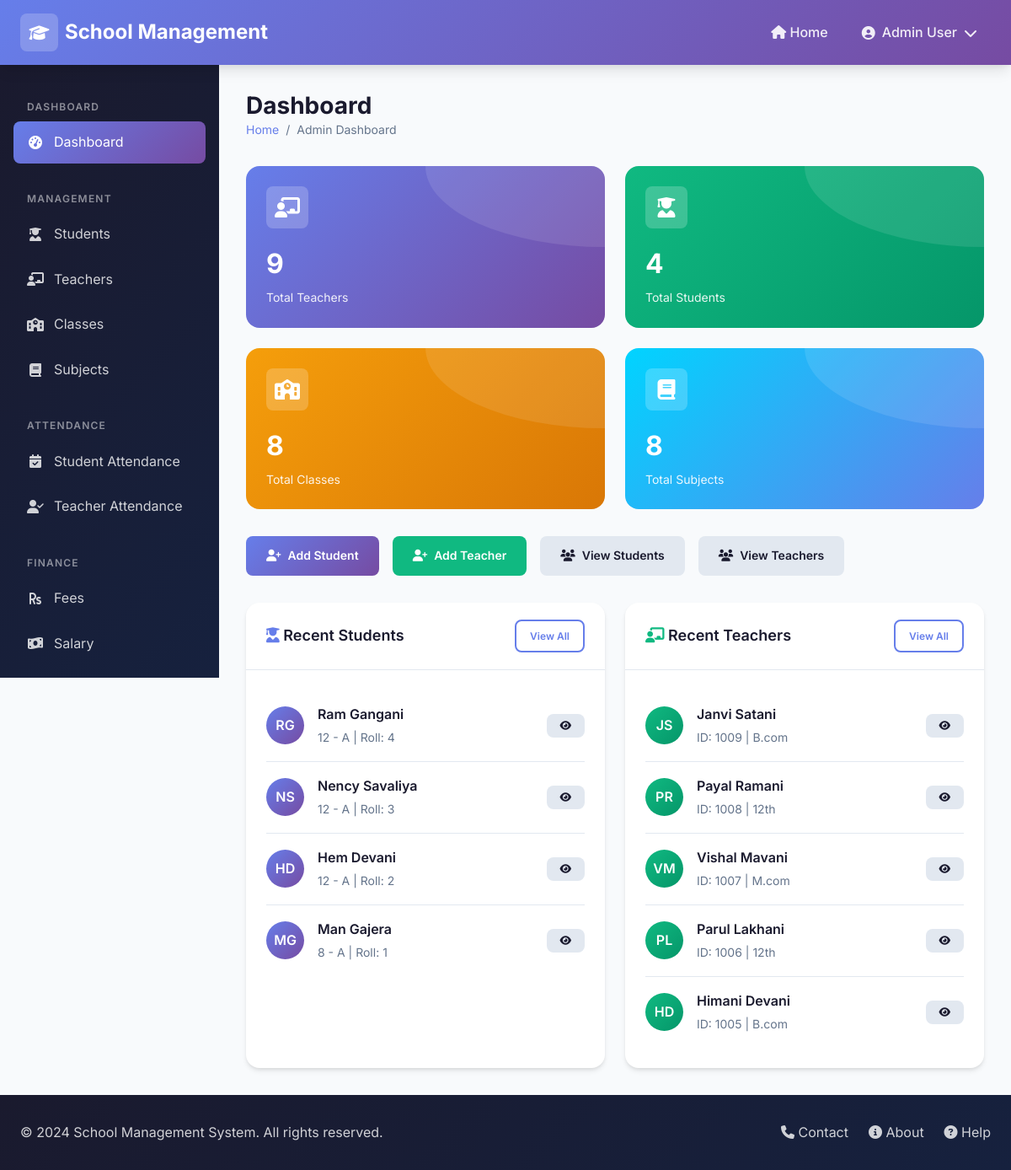
Page /admin-panel/ on the committed database.
### core/models.py (models this page shows, shortened)
class Student(models.Model):
    GENDER_CHOICES = [
        ('male', 'Male'),
        ('female', 'Female'),
        ('other', 'Other'),
    ]
    username = models.CharField(max_length=50, unique=True)
    password = models.CharField(max_length=255)
    name = models.CharField(max_length=100)
    surname = models.CharField(max_length=100)
    email = models.EmailField(unique=True)
    mobile = models.CharField(max_length=15, blank=True)
    dob = models.DateField(null=True, blank=True)
    gender = models.CharField(max_length=10, choices=GENDER_CHOICES)
    roll_no = models.CharField(max_length=20)
    address = models.TextField(blank=True)
    student_class = models.ForeignKey(Class, on_delete=models.SET_NULL, null=True, related_name='students')
    section = models.CharField(max_length=10, blank=True)
    admission_no = models.CharField(max_length=50, unique=True)
    admission_date = models.DateField(null=True, blank=True)
    parent_name = models.CharField(max_length=100, blank=True)
    parent_mobile = models.CharField(max_length=15, blank=True)
    parent_email = models.EmailField(blank=True)
    created_at = models.DateTimeField(auto_now_add=True)
    updated_at = models.DateTimeField(auto_now=True)

class Class(models.Model):
    name = models.CharField(max_length=50)  # e.g., "Class 1", "Class 10"
    section = models.CharField(max_length=10, blank=True)  # e.g., "A", "B"
    created_at = models.DateTimeField(auto_now_add=True)
    updated_at = models.DateTimeField(auto_now=True)
    class Meta:
        verbose_name_plural = "Classes"
        ordering = ['name', 'section']
    def __str__(self):
        if self.section:
            return f"{self.name} - {self.section}"
        return self.name

class Teacher(models.Model):
    GENDER_CHOICES = [
        ('male', 'Male'),
        ('female', 'Female'),
        ('other', 'Other'),
    ]
    username = models.CharField(max_length=50, unique=True)
    password = models.CharField(max_length=255)
    name = models.CharField(max_length=100)
    surname = models.CharField(max_length=100)
    email = models.EmailField(unique=True)
    mobile = models.CharField(max_length=15)
    dob = models.DateField(null=True, blank=True)
    gender = models.CharField(max_length=10, choices=GENDER_CHOICES)
    address = models.TextField(blank=True)
    employee_id = models.CharField(max_length=50, unique=True)
    qualification = models.CharField(max_length=200, blank=True)
    joining_date = models.DateField(null=True, blank=True)
    experience = models.CharField(max_length=50, blank=True)
    salary = models.DecimalField(max_digits=10, decimal_places=2, default=0)
    subjects = models.ManyToManyField(Subject, blank=True, related_name='teachers')
    created_at = models.DateTimeField(auto_now_add=True)
    updated_at = models.DateTimeField(auto_now=True)

### core/views.py (the view)
    def wrapper(request, *args, **kwargs):
        if request.session.get('user_role') != 'admin':
            try:
                admin = Admin.objects.first()
                if admin:
                    request.session['user_id'] = admin.id
                    request.session['user_role'] = 'admin'
                    request.session['user_name'] = admin.full_name
            except:
                messages.error(request, 'Admin not found.')
                return redirect('login')
        return view_func(request, *args, **kwargs)

### core/models.py (called while the page is built)
    @property
    def full_name(self):
        return f"{self.name} {self.surname}"

### core/views.py (called while the page is built)
def admin_required(view_func):
    def wrapper(request, *args, **kwargs):
        if request.session.get('user_role') != 'admin':
            try:
                admin = Admin.objects.first()
                if admin:
                    request.session['user_id'] = admin.id
                    request.session['user_role'] = 'admin'
                    request.session['user_name'] = admin.full_name
            except:
                messages.error(request, 'Admin not found.')
                return redirect('login')
        return view_func(request, *args, **kwargs)
    return wrapper

@admin_required
def admin_dashboard(request):
    context = {
        'total_teachers': Teacher.objects.count(),
        'total_students': Student.objects.count(),
        'total_classes': Class.objects.count(),
        'total_subjects': Subject.objects.count(),
        'recent_students': Student.objects.order_by('-created_at')[:5],
        'recent_teachers': Teacher.objects.order_by('-created_at')[:5],
        'user_name': request.session.get('user_name', 'Admin'),
    }
    return render(request, 'admin/dashboard.html', context)

### templates/admin/dashboard.html (shortened to what this page needs)
{% extends 'base.html' %}
{% load static %}
{% block content %}
{% include 'partials/admin_header.html' %}
<div class="dashboard-layout">
    {% include 'partials/sidebar.html' %}
    <main class="main-content">
        <div class="page-header">
            <div>
                <h1 class="page-title">Dashboard</h1>
                <div class="breadcrumb">
                    <a href="{% url 'home' %}">Home</a>
                    <span>/</span>
                    <span>Admin Dashboard</span>
                </div>
            </div>
        </div>
        <div class="stats-grid">
            <div class="stats-card primary">
                <div class="stats-icon">
                    <i class="fas fa-chalkboard-teacher"></i>
                </div>
                <div class="stats-value">{{ total_teachers }}</div>
                <div class="stats-label">Total Teachers</div>
            </div>
            <div class="stats-card success">
                <div class="stats-icon">
                    <i class="fas fa-user-graduate"></i>
                </div>
                <div class="stats-value">{{ total_students }}</div>
                <div class="stats-label">Total Students</div>
            </div>
            <div class="stats-card warning">
                <div class="stats-icon">
                    <i class="fas fa-school"></i>
                </div>
                <div class="stats-value">{{ total_classes }}</div>
                <div class="stats-label">Total Classes</div>
            </div>
            <div class="stats-card accent">
                <div class="stats-icon">
                    <i class="fas fa-book"></i>
                </div>
                <div class="stats-value">{{ total_subjects }}</div>
                <div class="stats-label">Total Subjects</div>
            </div>
        </div>
        <div class="quick-actions">
            <a href="{% url 'student_add' %}" class="btn btn-primary">
                <i class="fas fa-user-plus"></i> Add Student
            </a>
            <a href="{% url 'teacher_add' %}" class="btn btn-success">
                <i class="fas fa-user-plus"></i> Add Teacher
            </a>
            <a href="{% url 'student_list' %}" class="btn btn-secondary">
                <i class="fas fa-users"></i> View Students
            </a>
            <a href="{% url 'teacher_list' %}" class="btn btn-secondary">
                <i class="fas fa-users"></i> View Teachers
            </a>
        </div>
        <div class="recent-grid">
            <div class="card">
                <div class="card-header">
                    <h3 class="card-title">
                        <i class="fas fa-user-graduate text-primary"></i> Recent Students
                    </h3>
                    <a href="{% url 'student_list' %}" class="btn btn-sm btn-outline">View All</a>
                </div>
                <div class="card-body">
                    {% for student in recent_students %}
                    <div class="recent-item">
                        <div class="recent-avatar">
                            {{ student.name|slice:":1" }}{{ student.surname|slice:":1" }}
                        </div>
                        <div class="recent-info">
                            <div class="recent-name">{{ student.name }} {{ student.surname }}</div>
                            <div class="recent-meta">
                                {{ student.student_class }} | Roll: {{ student.roll_no }}
                            </div>
                        </div>
                        <a href="{% url 'student_detail' student.pk %}" class="btn btn-sm btn-secondary">
                            <i class="fas fa-eye"></i>
                        </a>
                    </div>
                    {% empty %}
                    <p class="text-gray text-center">No students added yet</p>
                    {% endfor %}
                </div>
            </div>
            <div class="card">
                <div class="card-header">
                    <h3 class="card-title">
                        <i class="fas fa-chalkboard-teacher text-success"></i> Recent Teachers
                    </h3>
                    <a href="{% url 'teacher_list' %}" class="btn btn-sm btn-outline">View All</a>
                </div>
                <div class="card-body">
                    {% for teacher in recent_teachers %}
                    <div class="recent-item">
                        <div class="recent-avatar"
                            style="background: linear-gradient(135deg, #10b981 0%, #059669 100%);">
                            {{ teacher.name|slice:":1" }}{{ teacher.surname|slice:":1" }}
                        </div>
                        <div class="recent-info">
                            <div class="recent-name">{{ teacher.name }} {{ teacher.surname }}</div>
                            <div class="recent-meta">
                                ID: {{ teacher.employee_id }} | {{ teacher.qualification }}
                            </div>
                        </div>
                        <a href="{% url 'teacher_detail' teacher.pk %}" class="btn btn-sm btn-secondary">
                            <i class="fas fa-eye"></i>
                        </a>
                    </div>
                    {% empty %}
                    <p class="text-gray text-center">No teachers added yet</p>
                    {% endfor %}
                </div>
            </div>
        </div>
    </main>
</div>
{% include 'partials/footer.html' %}
{% endblock %}

### templates/base.html (shortened to what this page needs)
{% load static %}
<!DOCTYPE html>
<html lang="en">
<head>
    <link rel="stylesheet" href="https://cdnjs.cloudflare.com/ajax/libs/font-awesome/6.4.2/css/all.min.css">
    <link rel="stylesheet" href="{% static 'css/style.css' %}">
</head>
<body>
    {% block content %}{% endblock %}
</body>
</html>

### templates/partials/admin_header.html (shortened to what this page needs)
{% load static %}
<header class="header">
    <div class="container">
        <div class="header-content">
            <a href="{% url 'home' %}" class="logo">
                <div class="logo-icon">
                    <i class="fas fa-graduation-cap"></i>
                </div>
                <span>School Management</span>
            </a>
            <nav class="nav">
                <a href="{% url 'home' %}" class="nav-link">
                    <i class="fas fa-home"></i> Home
                </a>
                <div class="dropdown">
                    <div class="nav-link dropdown-toggle">
                        <i class="fas fa-user-circle"></i>
                        {{ request.session.user_name|default:"Administrator" }}
                        <i class="fas fa-chevron-down"></i>
                    </div>
                </div>
            </nav>
        </div>
    </div>
</header>
<link rel="stylesheet" href="https://cdnjs.cloudflare.com/ajax/libs/font-awesome/6.4.0/css/all.min.css">

### templates/partials/sidebar.html
{% load static %}
<aside class="sidebar">
    <nav class="sidebar-menu">
        <div class="sidebar-title">Dashboard</div>
        <a href="{% url 'admin_dashboard' %}"
            class="sidebar-link {% if request.path == '/admin-panel/' %}active{% endif %}">
            <i class="fas fa-tachometer-alt"></i>
            <span>Dashboard</span>
        </a>
        <div class="sidebar-title">Management</div>
        <a href="{% url 'student_list' %}" class="sidebar-link {% if 'students' in request.path %}active{% endif %}">
            <i class="fas fa-user-graduate"></i>
            <span>Students</span>
        </a>
        <a href="{% url 'teacher_list' %}" class="sidebar-link {% if 'teachers' in request.path %}active{% endif %}">
            <i class="fas fa-chalkboard-teacher"></i>
            <span>Teachers</span>
        </a>
        <a href="{% url 'class_list' %}" class="sidebar-link {% if 'classes' in request.path %}active{% endif %}">
            <i class="fas fa-school"></i>
            <span>Classes</span>
        </a>
        <a href="{% url 'subject_list' %}" class="sidebar-link {% if 'subjects' in request.path %}active{% endif %}">
            <i class="fas fa-book"></i>
            <span>Subjects</span>
        </a>
        <div class="sidebar-title">Attendance</div>
        <a href="{% url 'student_attendance_list' %}"
            class="sidebar-link {% if 'attendance/students' in request.path %}active{% endif %}">
            <i class="fas fa-calendar-check"></i>
            <span>Student Attendance</span>
        </a>
        <a href="{% url 'teacher_attendance_list' %}"
            class="sidebar-link {% if 'attendance/teachers' in request.path %}active{% endif %}">
            <i class="fas fa-user-check"></i>
            <span>Teacher Attendance</span>
        </a>
        <div class="sidebar-title">Finance</div>
        <a href="{% url 'fees_list' %}" class="sidebar-link {% if 'fees' in request.path %}active{% endif %}">
            <i class="fas fa-rupee-sign"></i>
            <span>Fees</span>
        </a>
        <a href="{% url 'salary_list' %}" class="sidebar-link {% if 'salary' in request.path %}active{% endif %}">
            <i class="fas fa-money-bill-wave"></i>
            <span>Salary</span>
        </a>
    </nav>
</aside>

### templates/partials/footer.html
{% load static %}
<footer class="footer">
    <div class="container">
        <div class="footer-content">
            <p class="footer-text">
                &copy; 2024 School Management System. All rights reserved.
            </p>
            <div class="footer-links">
                <a href="#"><i class="fas fa-phone"></i> Contact</a>
                <a href="#"><i class="fas fa-info-circle"></i> About</a>
                <a href="#"><i class="fas fa-question-circle"></i> Help</a>
            </div>
        </div>
    </div>
</footer>

### rows in the picture
Student: name "R", surname "G", name "Ram", surname "Gangani", student_class "12 - A", roll_no "4"
Student: name "N", surname "S", name "Nency", surname "Savaliya", student_class "12 - A", roll_no "3"
Student: name "H", surname "D", name "Hem", surname "Devani", student_class "12 - A", roll_no "2"
Student: name "M", surname "G", name "Man", surname "Gajera", student_class "8 - A", roll_no "1"
Teacher: name "J", surname "S", name "Janvi", surname "Satani", employee_id "1009", qualification "B.com"
Teacher: name "P", surname "R", name "Payal", surname "Ramani", employee_id "1008", qualification "12th"
Teacher: name "V", surname "M", name "Vishal", surname "Mavani", employee_id "1007", qualification "M.com"
Teacher: name "P", surname "L", name "Parul", surname "Lakhani", employee_id "1006", qualification "12th"
Teacher: name "H", surname "D", name "Himani", surname "Devani", employee_id "1005", qualification "B.com"

### other values in the picture
{{ request.session.user_name|default:"Administrator" }} "Admin User"
{{ total_teachers }} "9"
{{ total_students }} "4"
{{ total_classes }} "8"
{{ total_subjects }} "8"
